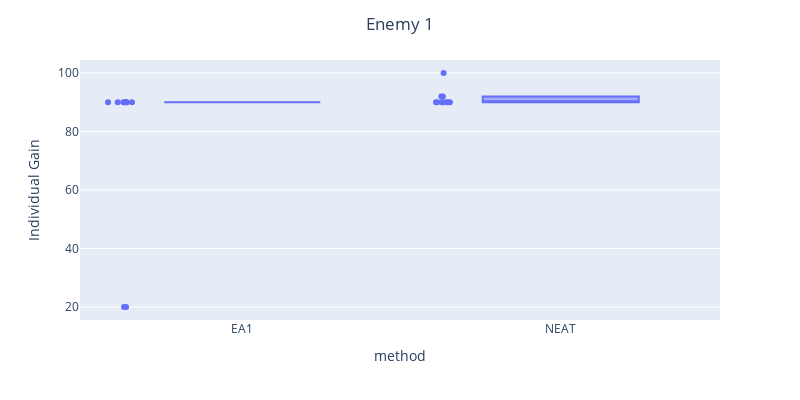
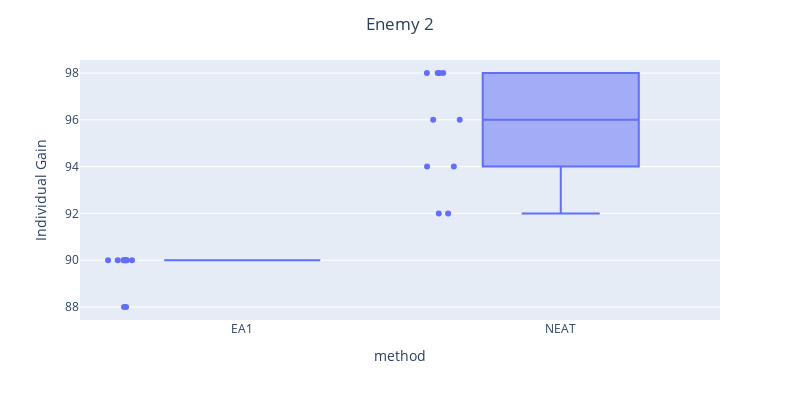
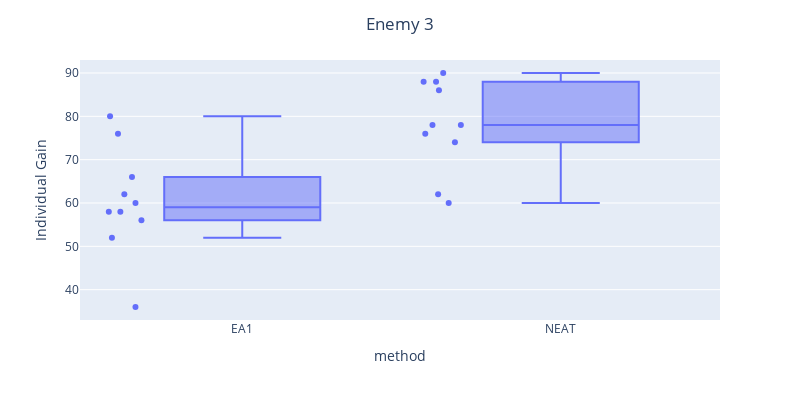

Source (notebook cell) for these figures, in order:
### Code cell
gain_dfs = pd.concat([df, df2])
for i in range(1, 4):
    fig = px.box(gain_dfs, x='method', y=str(i), 
                 labels={
                     str(i): "Individual Gain",
                 },
                   points="all", width=800, height=400)
    fig.update_layout(title_text=f'Enemy {i}', title_x=0.5)
    fig.show()

### Figure 1 — Plotly figure (JSON) as saved in the notebook; plotly's stock layout.template omitted (floating-point values rounded to 4 significant figures)
{"data": [{"alignmentgroup": "True", "boxpoints": "all", "hovertemplate": "method=%{x}<br>Individual Gain=%{y}<extra></extra>", "legendgroup": "", "marker": {"color": "#636efa"}, "name": "", "notched": false, "offsetgroup": "", "orientation": "v", "showlegend": false, "type": "box", "x": ["EA1", "EA1", "EA1", "EA1", "EA1", "EA1", "EA1", "EA1", "EA1", "EA1", "NEAT", "NEAT", "NEAT", "NEAT", "NEAT", "NEAT", "NEAT", "NEAT", "NEAT", "NEAT"], "x0": " ", "xaxis": "x", "y": [90, 90, 90, 20, 90, 90, 90, 90, 90, 20, 90, 90, 90, 92, 90, 90, 100, 90, 90, 92], "y0": " ", "yaxis": "y"}], "layout": {"boxmode": "group", "height": 400, "legend": {"tracegroupgap": 0}, "margin": {"t": 60}, "title": {"text": "Enemy 1", "x": 0.5}, "width": 800, "xaxis": {"anchor": "y", "domain": [0, 1], "title": {"text": "method"}}, "yaxis": {"anchor": "x", "domain": [0, 1], "title": {"text": "Individual Gain"}}}}

### Figure 2 — Plotly figure (JSON) as saved in the notebook; plotly's stock layout.template omitted (floating-point values rounded to 4 significant figures)
{"data": [{"alignmentgroup": "True", "boxpoints": "all", "hovertemplate": "method=%{x}<br>Individual Gain=%{y}<extra></extra>", "legendgroup": "", "marker": {"color": "#636efa"}, "name": "", "notched": false, "offsetgroup": "", "orientation": "v", "showlegend": false, "type": "box", "x": ["EA1", "EA1", "EA1", "EA1", "EA1", "EA1", "EA1", "EA1", "EA1", "EA1", "NEAT", "NEAT", "NEAT", "NEAT", "NEAT", "NEAT", "NEAT", "NEAT", "NEAT", "NEAT"], "x0": " ", "xaxis": "x", "y": [88, 90, 90, 90, 88, 90, 90, 90, 90, 90, 98, 94, 96, 92, 94, 92, 98, 98, 98, 96], "y0": " ", "yaxis": "y"}], "layout": {"boxmode": "group", "height": 400, "legend": {"tracegroupgap": 0}, "margin": {"t": 60}, "title": {"text": "Enemy 2", "x": 0.5}, "width": 800, "xaxis": {"anchor": "y", "domain": [0, 1], "title": {"text": "method"}}, "yaxis": {"anchor": "x", "domain": [0, 1], "title": {"text": "Individual Gain"}}}}

### Figure 3 — Plotly figure (JSON) as saved in the notebook; plotly's stock layout.template omitted (floating-point values rounded to 4 significant figures)
{"data": [{"alignmentgroup": "True", "boxpoints": "all", "hovertemplate": "method=%{x}<br>Individual Gain=%{y}<extra></extra>", "legendgroup": "", "marker": {"color": "#636efa"}, "name": "", "notched": false, "offsetgroup": "", "orientation": "v", "showlegend": false, "type": "box", "x": ["EA1", "EA1", "EA1", "EA1", "EA1", "EA1", "EA1", "EA1", "EA1", "EA1", "NEAT", "NEAT", "NEAT", "NEAT", "NEAT", "NEAT", "NEAT", "NEAT", "NEAT", "NEAT"], "x0": " ", "xaxis": "x", "y": [76, 80, 58, 52, 56, 58, 62, 66, 36, 60, 88, 78, 62, 90, 74, 76, 60, 78, 88, 86], "y0": " ", "yaxis": "y"}], "layout": {"boxmode": "group", "height": 400, "legend": {"tracegroupgap": 0}, "margin": {"t": 60}, "title": {"text": "Enemy 3", "x": 0.5}, "width": 800, "xaxis": {"anchor": "y", "domain": [0, 1], "title": {"text": "method"}}, "yaxis": {"anchor": "x", "domain": [0, 1], "title": {"text": "Individual Gain"}}}}
